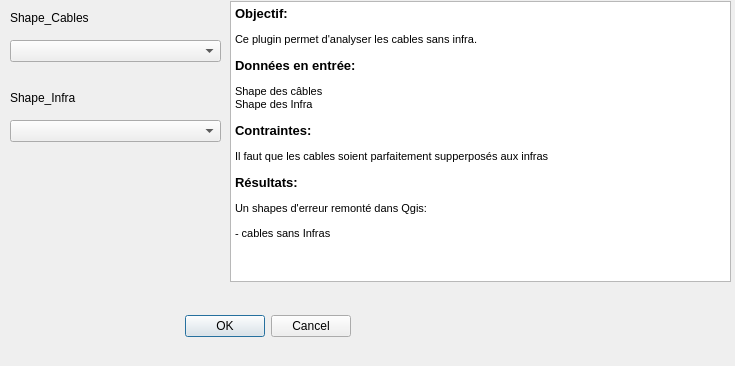
<?xml version="1.0" encoding="UTF-8"?>
<ui version="4.0">
 <class>Cable_sans_infra_generalDialogBase</class>
 <widget class="QDialog" name="Cable_sans_infra_generalDialogBase">
  <property name="geometry">
   <rect>
    <x>0</x>
    <y>0</y>
    <width>735</width>
    <height>366</height>
   </rect>
  </property>
  <property name="windowTitle">
   <string>Cable_sans_infra_general</string>
  </property>
  <widget class="QDialogButtonBox" name="button_box">
   <property name="geometry">
    <rect>
     <x>10</x>
     <y>310</y>
     <width>341</width>
     <height>32</height>
    </rect>
   </property>
   <property name="orientation">
    <enum>Qt::Horizontal</enum>
   </property>
   <property name="standardButtons">
    <set>QDialogButtonBox::Cancel|QDialogButtonBox::Ok</set>
   </property>
  </widget>
  <widget class="QComboBox" name="comboCables">
   <property name="geometry">
    <rect>
     <x>10</x>
     <y>40</y>
     <width>211</width>
     <height>22</height>
    </rect>
   </property>
  </widget>
  <widget class="QComboBox" name="comboInfra">
   <property name="geometry">
    <rect>
     <x>10</x>
     <y>120</y>
     <width>211</width>
     <height>22</height>
    </rect>
   </property>
  </widget>
  <widget class="QLabel" name="label">
   <property name="geometry">
    <rect>
     <x>10</x>
     <y>10</y>
     <width>81</width>
     <height>16</height>
    </rect>
   </property>
   <property name="text">
    <string>Shape_Cables</string>
   </property>
  </widget>
  <widget class="QLabel" name="label_2">
   <property name="geometry">
    <rect>
     <x>10</x>
     <y>90</y>
     <width>91</width>
     <height>16</height>
    </rect>
   </property>
   <property name="text">
    <string>Shape_Infra</string>
   </property>
  </widget>
  <widget class="QTextBrowser" name="textBrowser">
   <property name="geometry">
    <rect>
     <x>230</x>
     <y>1</y>
     <width>501</width>
     <height>281</height>
    </rect>
   </property>
   <property name="html">
    <string>&lt;!DOCTYPE HTML PUBLIC &quot;-//W3C//DTD HTML 4.0//EN&quot; &quot;http://www.w3.org/TR/REC-html40/strict.dtd&quot;&gt;
&lt;html&gt;&lt;head&gt;&lt;meta name=&quot;qrichtext&quot; content=&quot;1&quot; /&gt;&lt;style type=&quot;text/css&quot;&gt;
p, li { white-space: pre-wrap; }
&lt;/style&gt;&lt;/head&gt;&lt;body style=&quot; font-family:'MS Shell Dlg 2'; font-size:8.25pt; font-weight:400; font-style:normal;&quot;&gt;
&lt;p style=&quot; margin-top:0px; margin-bottom:0px; margin-left:0px; margin-right:0px; -qt-block-indent:0; text-indent:0px;&quot;&gt;&lt;span style=&quot; font-size:10pt; font-weight:600;&quot;&gt;Objectif:&lt;/span&gt;&lt;/p&gt;
&lt;p style=&quot; margin-top:12px; margin-bottom:0px; margin-left:0px; margin-right:0px; -qt-block-indent:0; text-indent:0px;&quot;&gt;&lt;span style=&quot; font-family:'MS Shell Dlg 2,sans-serif'; font-size:8pt;&quot;&gt;Ce plugin permet d'analyser les cables sans infra.&lt;/span&gt;&lt;/p&gt;
&lt;p style=&quot; margin-top:12px; margin-bottom:0px; margin-left:0px; margin-right:0px; -qt-block-indent:0; text-indent:0px;&quot;&gt;&lt;span style=&quot; font-family:'MS Shell Dlg 2,sans-serif'; font-size:10pt; font-weight:600;&quot;&gt;Données en entrée: &lt;/span&gt;&lt;/p&gt;
&lt;p style=&quot; margin-top:12px; margin-bottom:0px; margin-left:0px; margin-right:0px; -qt-block-indent:0; text-indent:0px;&quot;&gt;&lt;span style=&quot; font-size:8pt;&quot;&gt;Shape des câbles&lt;/span&gt;&lt;/p&gt;
&lt;p style=&quot; margin-top:0px; margin-bottom:0px; margin-left:0px; margin-right:0px; -qt-block-indent:0; text-indent:0px;&quot;&gt;&lt;span style=&quot; font-size:8pt;&quot;&gt;Shape des Infra&lt;/span&gt;&lt;/p&gt;
&lt;p style=&quot; margin-top:12px; margin-bottom:0px; margin-left:0px; margin-right:0px; -qt-block-indent:0; text-indent:0px;&quot;&gt;&lt;span style=&quot; font-family:'MS Shell Dlg 2,sans-serif'; font-size:10pt; font-weight:600;&quot;&gt;Contraintes:&lt;/span&gt;&lt;span style=&quot; font-size:10pt;&quot;&gt; &lt;/span&gt;&lt;/p&gt;
&lt;p style=&quot; margin-top:12px; margin-bottom:12px; margin-left:0px; margin-right:0px; -qt-block-indent:0; text-indent:0px;&quot;&gt;&lt;span style=&quot; font-size:8pt;&quot;&gt;Il faut que les cables soient parfaitement supperposés aux infras&lt;/span&gt;&lt;/p&gt;
&lt;p style=&quot; margin-top:12px; margin-bottom:12px; margin-left:0px; margin-right:0px; -qt-block-indent:0; text-indent:0px;&quot;&gt;&lt;span style=&quot; font-family:'MS Shell Dlg 2,sans-serif'; font-size:10pt; font-weight:600;&quot;&gt;Résultats:&lt;/span&gt;&lt;span style=&quot; font-size:10pt;&quot;&gt; &lt;/span&gt;&lt;/p&gt;
&lt;p style=&quot; margin-top:12px; margin-bottom:12px; margin-left:0px; margin-right:0px; -qt-block-indent:0; text-indent:0px;&quot;&gt;&lt;span style=&quot; font-size:8pt;&quot;&gt;Un shapes d'erreur remonté dans Qgis:&lt;/span&gt;&lt;/p&gt;
&lt;p style=&quot; margin-top:0px; margin-bottom:0px; margin-left:0px; margin-right:0px; -qt-block-indent:0; text-indent:0px;&quot;&gt;&lt;span style=&quot; font-size:8pt;&quot;&gt;- cables sans Infras&lt;/span&gt;&lt;/p&gt;&lt;/body&gt;&lt;/html&gt;</string>
   </property>
  </widget>
 </widget>
 <resources/>
 <connections>
  <connection>
   <sender>button_box</sender>
   <signal>accepted()</signal>
   <receiver>Cable_sans_infra_generalDialogBase</receiver>
   <slot>accept()</slot>
   <hints>
    <hint type="sourcelabel">
     <x>20</x>
     <y>20</y>
    </hint>
    <hint type="destinationlabel">
     <x>20</x>
     <y>20</y>
    </hint>
   </hints>
  </connection>
  <connection>
   <sender>button_box</sender>
   <signal>rejected()</signal>
   <receiver>Cable_sans_infra_generalDialogBase</receiver>
   <slot>reject()</slot>
   <hints>
    <hint type="sourcelabel">
     <x>20</x>
     <y>20</y>
    </hint>
    <hint type="destinationlabel">
     <x>20</x>
     <y>20</y>
    </hint>
   </hints>
  </connection>
 </connections>
</ui>
